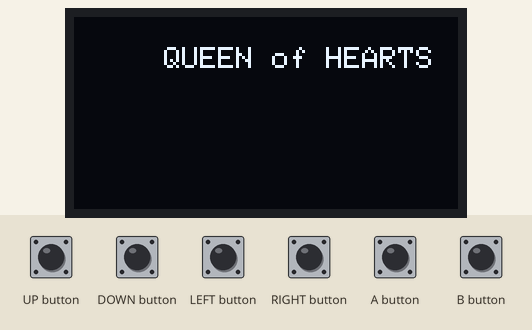
Simulated run of this sketch. Board: Arduboy, built with avr-gcc and run on an emulated ATmega32U4. Shown: 128×64 one-colour display. Inputs (shaded band) come from the test bench. Random numbers use the default seed unless the sketch sets one.

Above: at 1.16 s.
1.3 s: UP button pressed for 0.15 s
At 1.59 s:
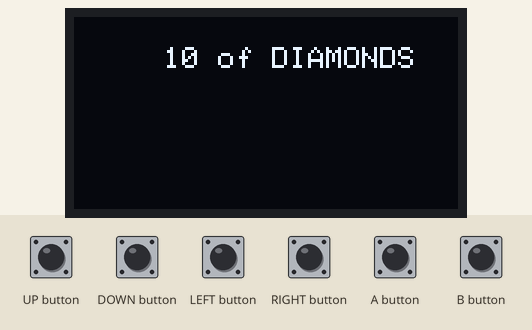
At 1.97 s:
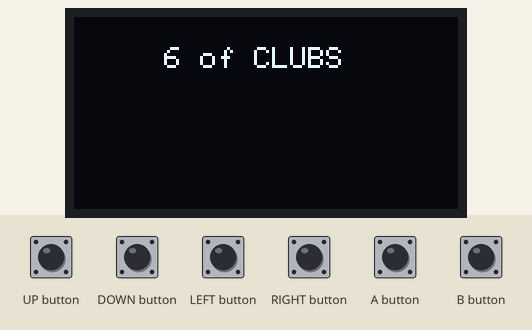
2.0 s: UP button pressed for 1 s
At 5.32 s:
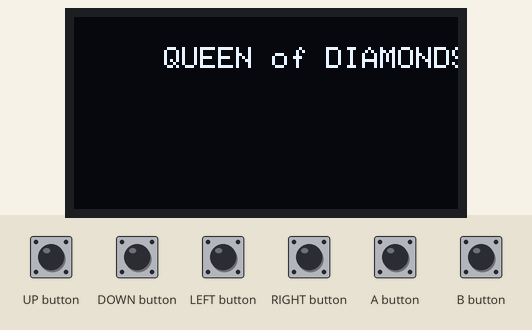
Timing chart, 0 to 6.8 s (numbered marks = the images above; inputs shaded):
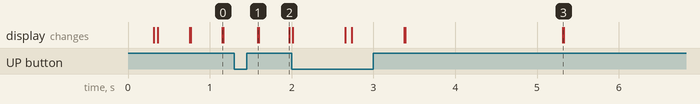

The sketch:

deckocards.ino
```cpp
#include "Arduboy2.h"
Arduboy2 ab;
// 0 is not drawn 1 has been drawn
int carddraw = 0;
int ad = 0; //ace of daimonds
int d2 = 0; //2 of diamonds
int d3 = 0; //3 of diamonds
int d4 = 0; //4 of daimonds
int d5 = 0; //5 of daimonds
int d6 = 0; //6 of daimonds
int d7 = 0; //7 of daimonds
int d8 = 0; //8 of daimonds
int d9 = 0; //9 of daimonds
int d10 = 0;//10 of daimonds
int jd = 0;//jack of daimonds
int qd = 0;//queen of daimonds
int kd = 0;//king of daimonds
int ah = 0; //ace of hearts
int h2 = 0; //2 of hearts
int h3 = 0; //3 of hearts
int h4 = 0; //4 of hearts
int h5 = 0; //5 of hearts
int h6 = 0; //6 of hearts
int h7 = 0; //7 of hearts
int h8 = 0; //8 of hearts
int h9 = 0; //9 of hearts
int h10 = 0;//10 of hearts
int jh = 0;//jack of hearts
int qh = 0;//queen of hearts
int kh = 0;//king of hearts
int ac = 0; //ace of clubs
int c2 = 0; //2 of clubs
int c3 = 0; //3 of clubs
int c4 = 0; //4 of clubs
int c5 = 0; //5 of clubs
int c6 = 0; //6 of clubs
int c7 = 0; //7 of clubs
int c8 = 0; //8 of clubs
int c9 = 0; //9 of clubs
int c10 = 0;//10 of clubs
int jc = 0;//jack of clubs
int qc = 0;//queen of clubs
int kc = 0;//king of clubs
int sa = 0; //ace of spades
int s2 = 0; //2 of spades
int s3 = 0; //3 of spades
int s4 = 0; //4 of spades
int s5 = 0; //5 of spades
int s6 = 0; //6 of spades
int s7 = 0; //7 of spades
int s8 = 0; //8 of spades
int s9 = 0; //9 of spades
int s10 = 0;//10 of spades
int js = 0;//jack of spades
int qs = 0;//queen of spades
int ks = 0;//king of spades
//

void setup() {
ab.begin();
ab.setFrameRate(60);
ab.clear();
}

void loop() {
   if (!(ab.nextFrame()))
    return;
    ab.clear();

 if (ab.pressed(UP_BUTTON)){
    carddraw = random(1 ,52);
  }
// SUIT OF DAIMONDS
 if ((carddraw == 1) && (ad == 0)) {
   ab.setCursor((30), (10));
  ab.print("A DIAMONDS");
  ad = 1;
 }
 else if ((carddraw == 2) && (d2 == 0)) {
   ab.setCursor((30), (10));
  ab.print("2 of DIAMONDS");
  d2 = 1;
 }
else if ((carddraw == 3) && (d3 == 0)) {
   ab.setCursor((30), (10));
  ab.print("3 of DIAMONDS");
  d3 = 1;
 }
 else if ((carddraw == 4) && (d4 == 0)) {
   ab.setCursor((30), (10));
  ab.print("4 of DIAMONDS");
  d4 = 1;
 }
 else if ((carddraw == 5) && (d5 == 0)) {
   ab.setCursor((30), (10));
  ab.print("2 of DIAMONDS");
  d5 = 1;
 }
 else if ((carddraw == 6) && (d6 == 0)) {
   ab.setCursor((30), (10));
  ab.print("6 of DIAMONDS");
  d6 = 1;
 }
 else if ((carddraw == 7) && (d7 == 0)) {
   ab.setCursor((30), (10));
  ab.print("7 of DIAMONDS");
  d7 = 1;
 }
 else if ((carddraw == 8) && (d8 == 0)) {
   ab.setCursor((30), (10));
  ab.print("8 of DIAMONDS");
  d8 = 1;
 }
 else if ((carddraw == 9) && (d9 == 0)) {
   ab.setCursor((30), (10));
  ab.print("9 of DIAMONDS");
  d9 = 1;
 }
 else if ((carddraw == 10) && (d10 == 0)) {
   ab.setCursor((30), (10));
  ab.print("10 of DIAMONDS");
  d10 = 1;
 }
 else if ((carddraw == 11) && (jd == 0)) {
   ab.setCursor((30), (10));
  ab.print("JACK of DIAMONDS");
  jd = 1;
 }
 else if ((carddraw == 12) && (qd == 0)) {
   ab.setCursor((30), (10));
  ab.print("QUEEN of DIAMONDS");
  qd = 1;
 }
 else if ((carddraw == 13) && (kd == 0)) {
   ab.setCursor((30), (10));
  ab.print("KING of DIAMONDS");
  kd = 1;
 }
 // SUIT OF HEARTS
  if ((carddraw == 14) && (ah == 0)) {
   ab.setCursor((30), (10));
  ab.print("A of HEARTS");
  ah = 1;
 }
 else if ((carddraw == 15) && (h2 == 0)) {
   ab.setCursor((30), (10));
  ab.print("2 of HEARTS");
  h2 = 1;
 }
else if ((carddraw == 16) && (h3 == 0)) {
   ab.setCursor((30), (10));
  ab.print("3 of HEARTS");
  h3 = 1;
 }
 else if ((carddraw == 17) && (h4 == 0)) {
   ab.setCursor((30), (10));
  ab.print("4 of HEARTS");
  h4 = 1;
 }
 else if ((carddraw == 18) && (h5 == 0)) {
   ab.setCursor((30), (10));
  ab.print("5 of HEARTS");
  h5 = 1;
 }
 else if ((carddraw == 19) && (h6 == 0)) {
   ab.setCursor((30), (10));
  ab.print("6 of HEARTS");
  h6 = 1;
 }
 else if ((carddraw == 20) && (h7 == 0)) {
   ab.setCursor((30), (10));
  ab.print("7 of HEARTS");
  h7 = 1;
 }
 else if ((carddraw == 21) && (h8 == 0)) {
   ab.setCursor((30), (10));
  ab.print("8 of HEARTS");
  h8 = 1;
 }
 else if ((carddraw == 22) && (h9 == 0)) {
   ab.setCursor((30), (10));
  ab.print("9 of HEARTS");
  h9 = 1;
 }
 else if ((carddraw == 23) && (h10 == 0)) {
   ab.setCursor((30), (10));
  ab.print("10 of HEARTS");
  h10 = 1;
 }
 else if ((carddraw == 24) && (jh == 0)) {
   ab.setCursor((30), (10));
  ab.print("JACK of HEARTS");
  jh = 1;
 }
 else if ((carddraw == 25) && (qh == 0)) {
   ab.setCursor((30), (10));
  ab.print("QUEEN of HEARTS");
  qh = 1;
 }
 else if ((carddraw == 26) && (kh == 0)) {
   ab.setCursor((30), (10));
  ab.print("KING of HEARTS");
  kh = 1;
 }
 // SUIT OF CLUBS
  if ((carddraw == 27) && (ac == 0)) {
   ab.setCursor((30), (10));
  ab.print("A of CLUBS");
  ac = 1;
 }
 else if ((carddraw == 28) && (c2 == 0)) {
   ab.setCursor((30), (10));
  ab.print("2 of CLUBS");
  c2 = 1;
 }
else if ((carddraw == 29) && (c3 == 0)) {
   ab.setCursor((30), (10));
  ab.print("3 of CLUBS");
  c3 = 1;
 }
 else if ((carddraw == 30) && (c4 == 0)) {
   ab.setCursor((30), (10));
  ab.print("4 of CLUBS");
  c4 = 1;
 }
 else if ((carddraw == 31) && (c5 == 0)) {
   ab.setCursor((30), (10));
  ab.print("5 of CLUBS");
  c5 = 1;
 }
 else if ((carddraw == 32) && (c6 == 0)) {
   ab.setCursor((30), (10));
  ab.print("6 of CLUBS");
  c6 = 1;
 }
 else if ((carddraw == 33) && (c7 == 0)) {
   ab.setCursor((30), (10));
  ab.print("7 of CLUBS");
  c7 = 1;
 }
 else if ((carddraw == 34) && (c8 == 0)) {
   ab.setCursor((30), (10));
  ab.print("8 of CLUBS");
  c8 = 1;
 }
 else if ((carddraw == 35) && (c9 == 0)) {
   ab.setCursor((30), (10));
  ab.print("9 of CLUBS");
  c9 = 1;
 }
 else if ((carddraw == 36) && (c10 == 0)) {
   ab.setCursor((30), (10));
  ab.print("10 of CLUBS");
  c10 = 1;
 }
 else if ((carddraw == 37) && (jc == 0)) {
   ab.setCursor((30), (10));
  ab.print("JACK of CLUBS");
  jc = 1;
 }
 else if ((carddraw == 38) && (qc == 0)) {
   ab.setCursor((30), (10));
  ab.print("QUEEN of CLUBS");
  qc = 1;
 }
 else if ((carddraw == 39) && (kc == 0)) {
   ab.setCursor((30), (10));
  ab.print("KING of CLUBS");
  kc = 1;
 }
  // SUIT OF SPADES
  if ((carddraw == 40) && (sa == 0)) {
   ab.setCursor((30), (10));
  ab.print("A of SPADES");
  sa = 1;
 }
 else if ((carddraw == 41) && (s2 == 0)) {
   ab.setCursor((30), (10));
  ab.print("2 of SPADES");
  s2 = 1;
 }
else if ((carddraw == 42) && (s3 == 0)) {
   ab.setCursor((30), (10));
  ab.print("3 of SPADES");
  s3 = 1;
 }
 else if ((carddraw == 43) && (s4 == 0)) {
   ab.setCursor((30), (10));
  ab.print("4 of SPADES");
  s4 = 1;
 }
 else if ((carddraw == 44) && (s5 == 0)) {
   ab.setCursor((30), (10));
  ab.print("5 of SPADES");
  s5 = 1;
 }
 else if ((carddraw == 45) && (s6 == 0)) {
   ab.setCursor((30), (10));
  ab.print("6 of SPADES");
  s6 = 1;
 }
 else if ((carddraw == 46) && (s7 == 0)) {
   ab.setCursor((30), (10));
  ab.print("7 of SPADES");
  s7 = 1;
 }
 else if ((carddraw == 47) && (s8 == 0)) {
   ab.setCursor((30), (10));
  ab.print("8 of SPADES");
  s8 = 1;
 }
 else if ((carddraw == 48) && (s9 == 0)) {
   ab.setCursor((30), (10));
  ab.print("9 of SPADES");
  s9 = 1;
 }
 else if ((carddraw == 49) && (s10 == 0)) {
   ab.setCursor((30), (10));
  ab.print("10 of SPADES");
  s10 = 1;
 }
 else if ((carddraw == 50) && (js == 0)) {
   ab.setCursor((30), (10));
  ab.print("JACK of SPADES");
  js  = 1;
 }
 else if ((carddraw == 51) && (qs == 0)) {
   ab.setCursor((30), (10));
  ab.print("QUEEN of SPADES");
  qs = 1;
 }
 else if ((carddraw == 52) && (ks == 0)) {
   ab.setCursor((30), (10));
  ab.print("KING of SPADES");
  ks = 1;
 }
  else {
    carddraw = (random (1 ,52));
  }
ab.display();
}
```
